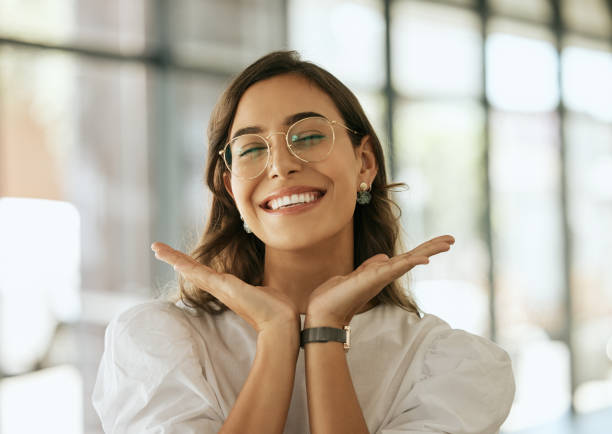
#> input picture IVPL/Assignment_01_IVP/girl.jpg, 612 x 434 px, found by its file name
$ jupyter execute Assignment_01_IVP.ipynb
#> lines starting #> are read from the running program, lines starting #| are printed output that depends on the picture
[cell 1]
import cv2
import numpy as np
from google.colab.patches import cv2_imshow

[cell 2]
def image_negation(image):
    return 255 - image

def thresholding(image, threshold_value=127):
    _, binary_threshold = cv2.threshold(image, threshold_value, 255, cv2.THRESH_BINARY)
    return binary_threshold

def inverse_thresholding(image, threshold_value=127):
    _, binary_threshold_inv = cv2.threshold(image, threshold_value, 255, cv2.THRESH_BINARY_INV)
    return binary_threshold_inv

def brighten_image(image, value=50):
    return cv2.add(image, np.full(image.shape, value, dtype=np.uint8))

def darken_image(image, value=50):
    return cv2.subtract(image, np.full(image.shape, value, dtype=np.uint8))

def bit_plane_slicing(image, bit_plane=1):
    # Extract specific bit plane (0-7) where bit_plane=1 is the LSB and bit_plane=8 is the MSB.
    bit_plane_image = np.bitwise_and(image, 1 << (bit_plane - 1)) >> (bit_plane - 1)
    return bit_plane_image * 255  # Convert to 0 or 255 for visualization

[cell 3]
def get_image_choice():
    print("Choose an operation:")
    print("1. Negation")
    print("2. Thresholding")
    print("3. Inverse Thresholding")
    print("4. Brighten")
    print("5. Darken")
    print("6. Bit Plane Slicing")

    try:
        choice = int(input("Enter your choice (1/2/3/4/5/6): "))
        if choice not in range(1, 7):
            raise ValueError("Invalid choice")
        return choice
    except ValueError as e:
        print(f"Error: {e}. Please enter a valid choice between 1 and 6.")
        return None

def process_image_choice(image, choice):
    operations = {
        1: image_negation,
        2: thresholding,
        3: inverse_thresholding,
        4: brighten_image,
        5: darken_image,
        6: bit_plane_slicing
    }

    if choice in [4, 5]:  # For operations that need a value input
        try:
            value = int(input("Enter intensity value (e.g., 50): "))
            return operations[choice](image, value)
        except ValueError:
            print("Error: Invalid intensity value entered.")
            return None
    elif choice == 6:  # For bit plane slicing
        try:
            bit_plane = int(input("Enter the bit plane to slice (1-8): "))
            if not (1 <= bit_plane <= 8):
                raise ValueError("Invalid bit plane number.")
            return operations[choice](image, bit_plane)
        except ValueError as e:
            print(f"Error: {e}. Please enter a valid bit plane between 1 and 8.")
            return None
    else:  # Other operations
        return operations[choice](image)

[cell 4]
def main():
    image_path = '/content/girl.jpg'
    image = cv2.imread(image_path, cv2.IMREAD_GRAYSCALE)
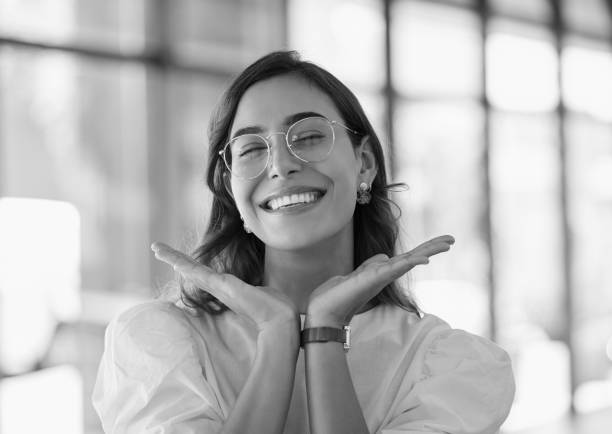
#> image: shape (434, 612); min 0, max 255, mean 184.8

    if image is None:
        print(f"Image not found at {image_path}!")
        return

    print("Original Image Matrix:\n", image)
#> (printed output is left out)

    choice = get_image_choice()
#> the answer given: 1
    if choice is None:
        return  # Invalid choice entered, exit early

    processed_image = process_image_choice(image, choice)
#> in image_negation, `return 255 - image`:
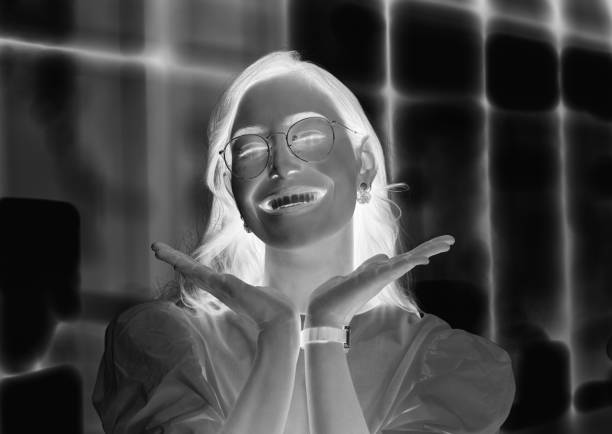
#> returned value: shape (434, 612); min 0, max 255, mean 70.2
    if processed_image is None:
        return  # If processing fails, exit early

    print("\nProcessed Image Matrix:\n", processed_image)
#> (printed output is left out)

    cv2_imshow(image)
    cv2_imshow(processed_image)
    cv2.waitKey(0)
    cv2.destroyAllWindows()
